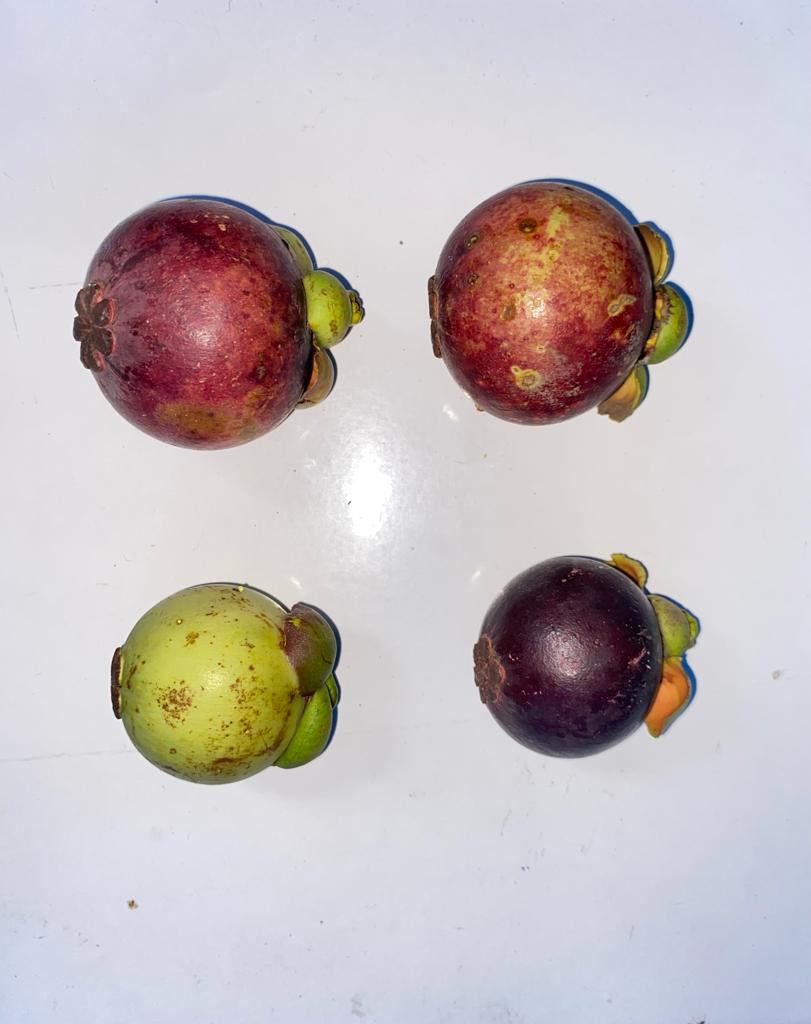
#> input picture content/pcd/kasus-deteksi/images/sampel11.jpg, 811 x 1024 px
$ jupyter execute TINGKAT_KEMATANGAN.ipynb
#> lines starting #> are read from the running program, lines starting #| are printed output that depends on the picture; after the words box and inside, x2 and y2 are one past the last pixel; in counts of white or black regions, pixels touching at a corner belong together
[cell 1]
# import opencv
import cv2
import numpy as np
import matplotlib.pyplot as plt

img = cv2.imread('images/sampel11.jpg')
#> img is the input picture: shape (1024, 811, 3); mean B, G, R 188.5, 187.2, 196

[cell 2]
plt.imshow(img[:,:,[2,1,0]])
plt.show()

[cell 3]
# Ubah citra ke grayscale
image_gray = cv2.cvtColor(img, cv2.COLOR_BGR2GRAY)
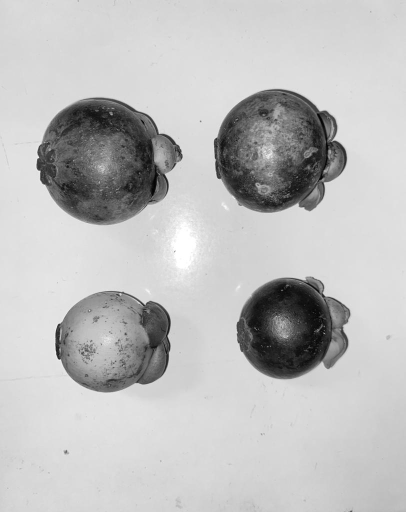
#> image_gray: shape (1024, 811) (shown at 1/2 size); min 0, max 255, mean 190

[cell 4]
# Menentukan Otsu Treshold
otsu_threshold, image_otsu = cv2.threshold(
    image_gray, 120, 255, cv2.THRESH_BINARY + cv2.THRESH_OTSU
)
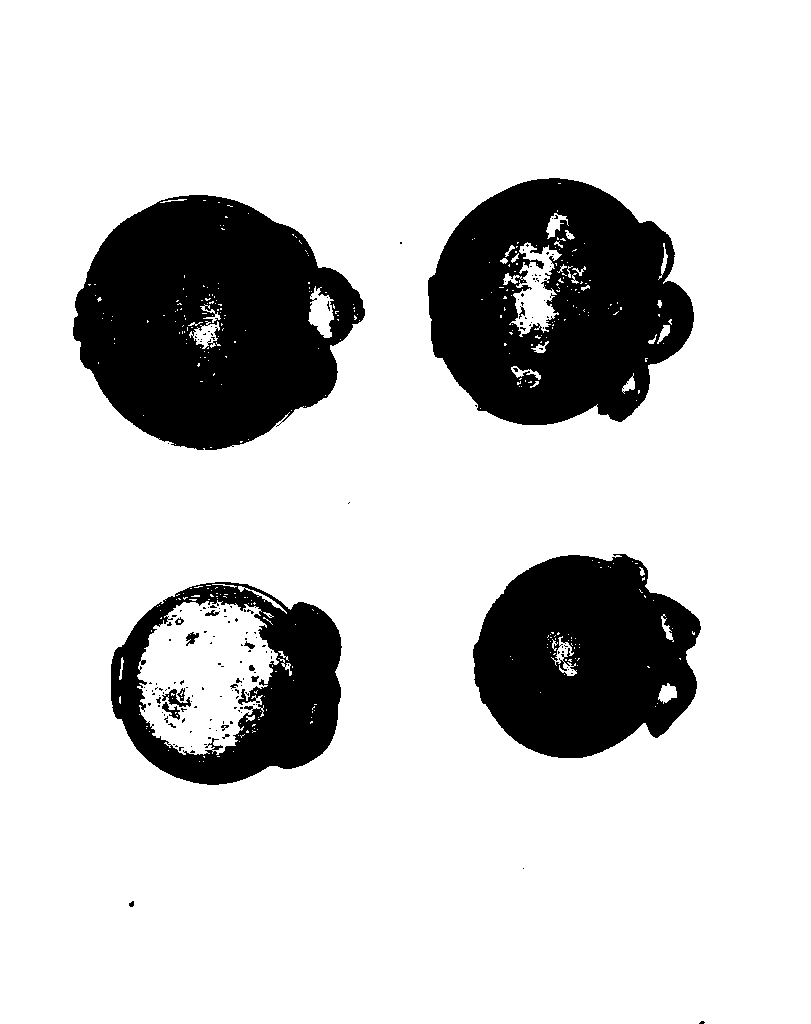
#> image_otsu: shape (1024, 811); 81.5% white; 164 black regions (147 under 20 px), largest, box (x1, y1, x2, y2) and area: (73, 195, 365, 450) 51628, (428, 178, 694, 425) 45403, (473, 554, 701, 758) 34271
#> otsu_threshold = 147

# img[image_otsu == 0] = (0, 0, 0)

# Denoising Otsu
image_otsu_clean = cv2.fastNlMeansDenoising(image_otsu, None,150, 7, 21)

# Gaussian Blur
blur = cv2.GaussianBlur(image_otsu_clean, (11, 11), 0)

# Deteksi Tepi - Canny
canny = cv2.Canny(blur, 30, 150, 3)
#> canny: shape (1024, 811); 0.65% white in thin lines or dots, all inside (x1, y1, x2, y2) = (73, 178, 701, 785)

# Dilasi
dilated = cv2.dilate(canny, (1, 1), iterations=1)
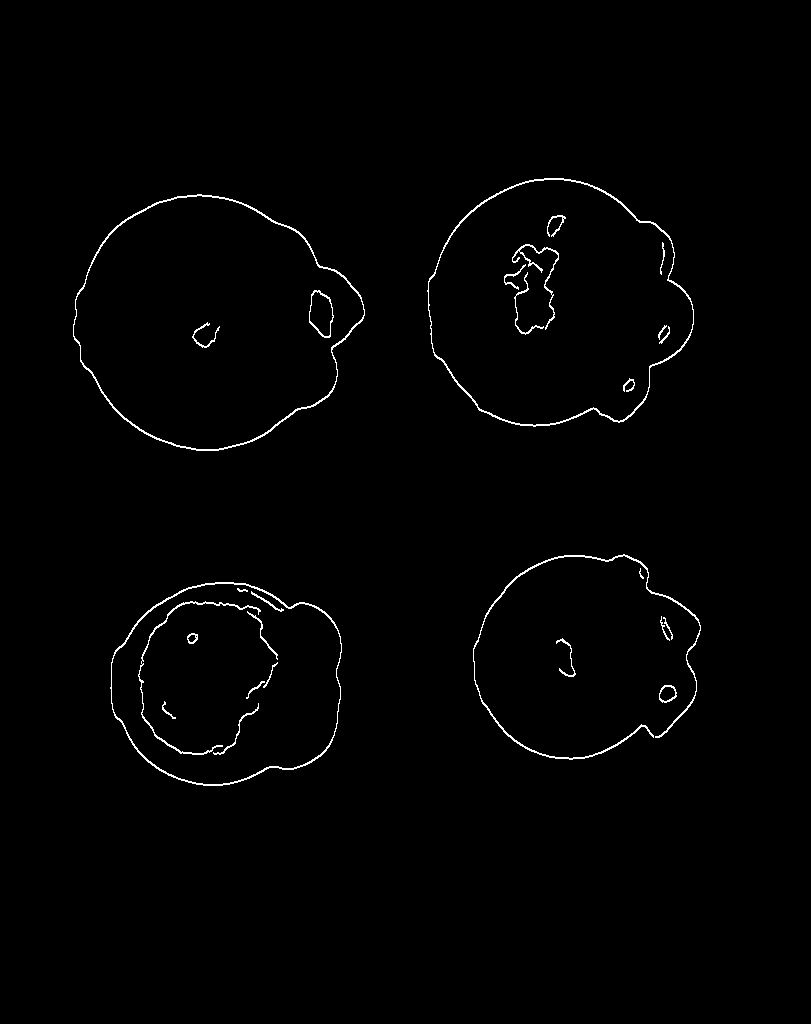
#> dilated: shape (1024, 811); 1% white in thin lines or dots, all inside (x1, y1, x2, y2) = (73, 178, 701, 786)

# Count
(cnt, hierarchy) = cv2.findContours(
dilated.copy(), cv2.RETR_EXTERNAL, cv2.CHAIN_APPROX_NONE)
#> cnt = 9 contours, 3 with area under 20; largest, box (x1, y1, x2, y2) and area: (73, 194, 365, 451) 53720, (427, 178, 694, 427) 49892, (110, 582, 342, 786) 37394, (473, 554, 701, 760) 688, (659, 685, 677, 703) 227, (556, 638, 576, 677) 54
rgb = cv2.cvtColor(image_otsu, cv2.COLOR_BGR2RGB)
data = cv2.drawContours(rgb, cnt, -1, (0, 255, 0), 5)
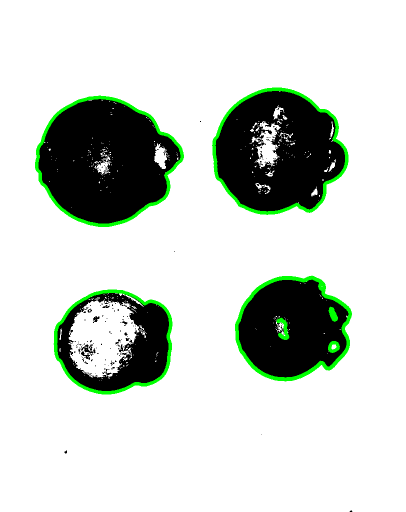
#> data: shape (1024, 811, 3) (shown at 1/2 size); mean R, G, B 204, 210.9, 204

# Tampilkan semua langkah dalam prosesnya
plt.figure(figsize=(15, 10))
plt.subplot(2, 4, 1), plt.imshow(cv2.cvtColor(img, cv2.COLOR_BGR2RGB)), plt.title('Original Image')
plt.subplot(2, 4, 2), plt.imshow(image_gray, cmap='gray'), plt.title('Grayscale Image')
plt.subplot(2, 4, 3), plt.imshow(image_otsu, cmap='gray'), plt.title(f'Otsu Threshold (Threshold={otsu_threshold})')
plt.subplot(2, 4, 4), plt.imshow(image_otsu_clean, cmap='gray'), plt.title('Denoising Otsu')
plt.subplot(2, 4, 5), plt.imshow(blur, cmap='gray'), plt.title('Gaussian Blur')
plt.subplot(2, 4, 6), plt.imshow(canny, cmap='gray'), plt.title('Canny Edge Detection')
plt.subplot(2, 4, 7), plt.imshow(dilated, cmap='gray'), plt.title('Dilated Image')
plt.subplot(2, 4, 8), plt.imshow(rgb), plt.title(f'Ditemukan({len(cnt)} Manggis)')
plt.show()

# Deteksi jumlah buah

[cell 5]
len(cnt)
#> Out = 9

[cell 6]
imgg = cv2.imread('images/sampel11.jpg')
rgbb = cv2.cvtColor(imgg, cv2.COLOR_BGR2RGB)
cv2.drawContours(rgbb, cnt, -1, (0, 255, 0), 5)
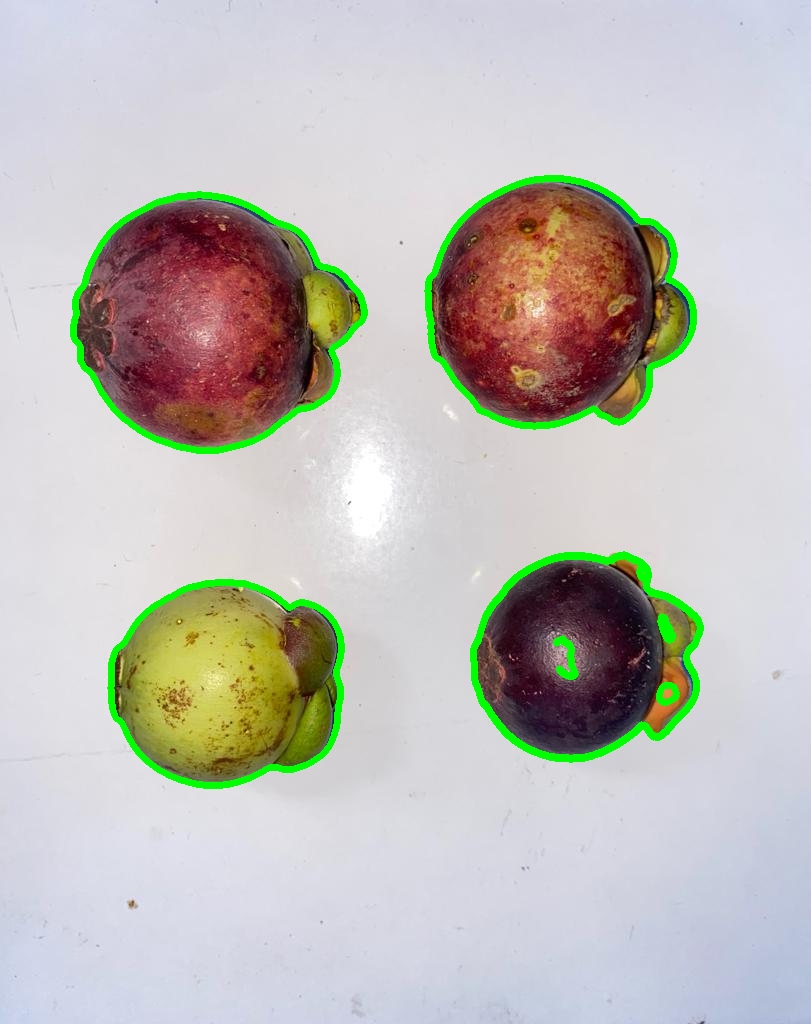
#> rgbb: shape (1024, 811, 3); mean R, G, B 191.6, 189.9, 184.4

plt.imshow(rgbb)
plt.show()

# Fungsi deteksi Kematangan

[cell 7]
def detect_maturity(img,i):
    # Konversi ke mode warna HSV
    hsv = cv2.cvtColor(img, cv2.COLOR_BGR2HSV)

    # Tentukan rentang warna untuk setiap tingkat kematangan

    # Matang
    lower_matang = np.array([0, 53, 53])
    upper_matang = np.array([179, 255, 90])

    # Setengah Matang
    lower_setengah_matang = np.array([5, 120, 45])
    upper_setengah_matang = np.array([16, 255, 255])

    # Mentah
    lower_mentah = np.array([16, 70, 50])
    upper_mentah = np.array([30, 255, 255])

    # Buat mask untuk setiap rentang warna
    mask_matang = cv2.inRange(hsv, lower_matang, upper_matang)
    mask_setengah_matang = cv2.inRange(hsv, lower_setengah_matang, upper_setengah_matang)
    mask_mentah = cv2.inRange(hsv, lower_mentah, upper_mentah)

    # Hitung persentase area warna dominan
    total_pixels = np.prod(img.shape[:2])
    matang_pixels = cv2.countNonZero(mask_matang)
    setengah_matang_pixels = cv2.countNonZero(mask_setengah_matang)
    mentah_pixels = cv2.countNonZero(mask_mentah)

    matang_percentage = (matang_pixels / total_pixels) * 100
    setengah_matang_percentage = (setengah_matang_pixels / total_pixels) * 100
    mentah_percentage = (mentah_pixels / total_pixels) * 100

    # Tentukan tingkat kematangan berdasarkan persentase tertinggi
    maturity_level = "Mentah"
    if matang_percentage > setengah_matang_percentage and matang_percentage > mentah_percentage:
        maturity_level = "Matang"
    elif setengah_matang_percentage > matang_percentage and setengah_matang_percentage > mentah_percentage:
        maturity_level = "Setengah Matang"

    # Tampilkan hasil dengan teks berwarna hitam
    cv2.putText(img, maturity_level, (10, 50), cv2.FONT_HERSHEY_SIMPLEX, 1, (0, 0, 0), 2, cv2.LINE_AA)

    # Tampilkan citra asli
    plt.figure(figsize=(15, 10))
    plt.subplot(2, 4, 8), plt.imshow(img[:,:,[2,1,0]]), plt.title(f'Fruit {i + 1}')
    plt.show()

# Crop & Deteksi Tingkat Kematangan

[cell 8]
# Tampilkan hasil secara terpisah dengan ukuran buah manggis
for i, contour in enumerate(cnt):
    # Hitung luas kontur
    area = cv2.contourArea(contour)

    # Tentukan batasan ukuran buah manggis
    min_area = 500  # Sesuaikan dengan ukuran yang diinginkan

    if area > min_area:
        # Dapatkan kotak pembatas untuk setiap objek
        x, y, w, h = cv2.boundingRect(contour)

        # Potong dan tampilkan setiap objek
        fruit = imgg[y:y+h, x:x+w]
        # Tampilkan semua langkah dalam prosesnya
#         plt.figure(figsize=(15, 10))
#         plt.subplot(2, 4, 8), plt.imshow(fruit[:,:,[2,1,0]]), plt.title(f'Fruit {i + 1}')
#         plt.show()

        detect_maturity(fruit,i)
#> this loop made 9 passes
#> (area, x, y, w, h, total_pixels in detect_maturity, matang_pixels in detect_maturity, setengah_matang_pixels in detect_maturity) on passes 5, 7, 8, 9: (37393.5, 110, 582, 232, 204, 47328, 3298, 929), (687.5, 473, 554, 228, 206, 46968, 10387, 1971), (53720, 73, 194, 292, 257, 75044, 7822, 3621), (49892.5, 427, 178, 267, 249, 66483, 6942, 17368)
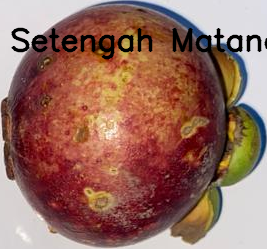
#> fruit: shape (249, 267, 3); mean B, G, R 94.7, 107.2, 150.2

$ run again, with content/pcd/kasus-deteksi/images/sampel10.jpg copied over content/pcd/kasus-deteksi/images/sampel11.jpg
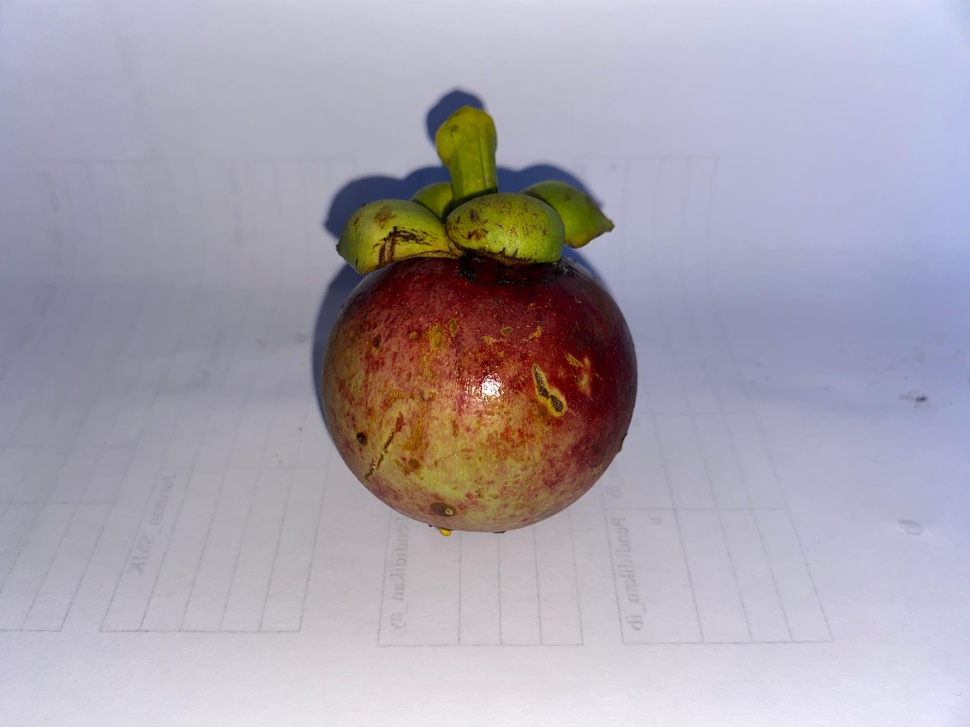
#> input picture content/pcd/kasus-deteksi/images/sampel10.jpg, 970 x 727 px, shrunk from 4032 x 3024 before the run
#> img is the input picture: shape (727, 970, 3); mean B, G, R 174.1, 163, 169
#> `otsu_threshold, image_otsu = cv2.threshold( image_gray, 120, 255, cv2...`:
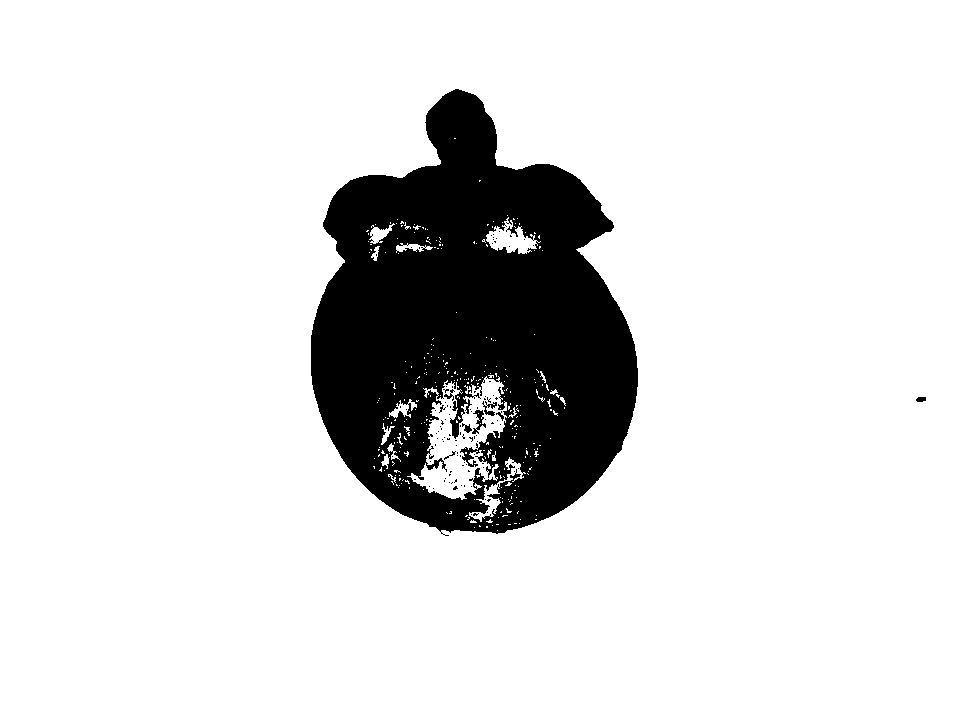
#> image_otsu: shape (727, 970); 86.8% white; 105 black regions (97 under 20 px), largest, box (x1, y1, x2, y2) and area: (311, 89, 638, 536) 92578, (472, 410, 486, 434) 134, (482, 401, 497, 416) 94
#> otsu_threshold = 125
#> canny: shape (727, 970); 0.36% white in thin lines or dots, all inside (x1, y1, x2, y2) = (310, 89, 638, 534)
#> dilated: shape (727, 970); 0.55% white in thin lines or dots, all inside (x1, y1, x2, y2) = (310, 89, 638, 535)
#> cnt = 1 contour; box (x1, y1, x2, y2) and area: (310, 89, 638, 535) 102851
#> Out = 1
#> rgbb: shape (727, 970, 3); mean R, G, B 167.4, 164.6, 172.4
#> the loop `for i, contour in enumerate(cnt):` made 1 pass
#> (area, min_area, x, y, w, h, lower_matang in detect_maturity, upper_matang in detect_maturity) on pass 1: (102851, 500, 310, 89, 328, 446, [0, 53, 53], [179, 255, 90])
#> after the loop `for i, contour in enumerate(cnt):`:
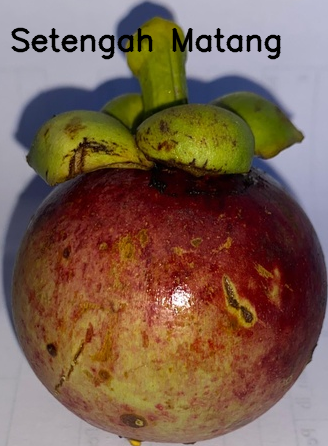
#> fruit: shape (446, 328, 3); mean B, G, R 80.2, 96.6, 122.8

$ run again, with content/pcd/kasus-deteksi/images/sampel9.jpg copied over content/pcd/kasus-deteksi/images/sampel11.jpg
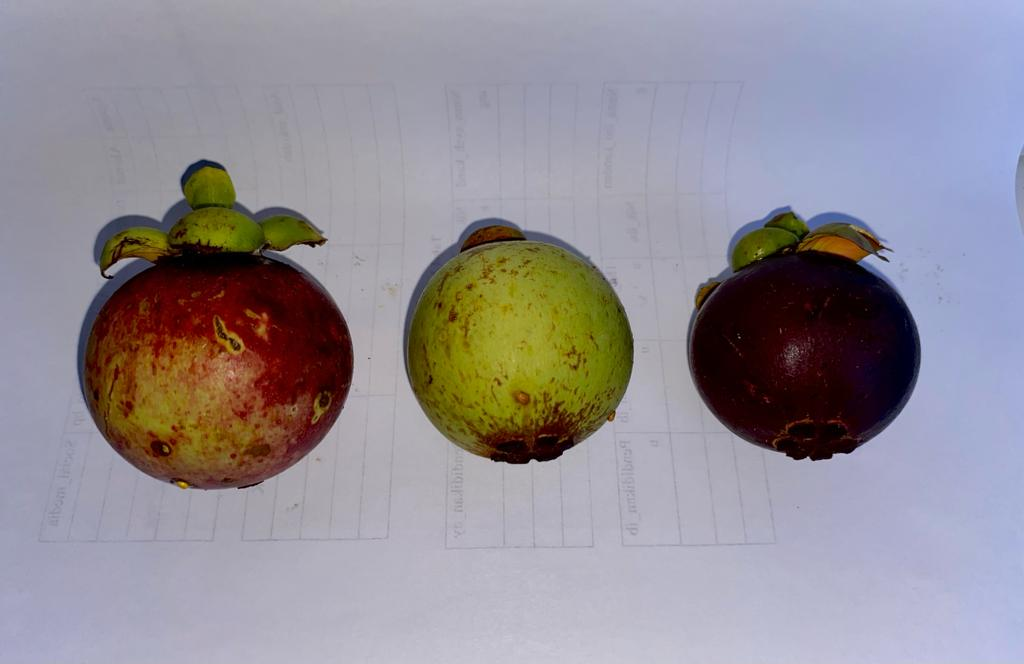
#> input picture content/pcd/kasus-deteksi/images/sampel9.jpg, 1024 x 664 px
#> img is the input picture: shape (664, 1024, 3); mean B, G, R 149.2, 141.4, 146.4
#> `otsu_threshold, image_otsu = cv2.threshold( image_gray, 120, 255, cv2...`:
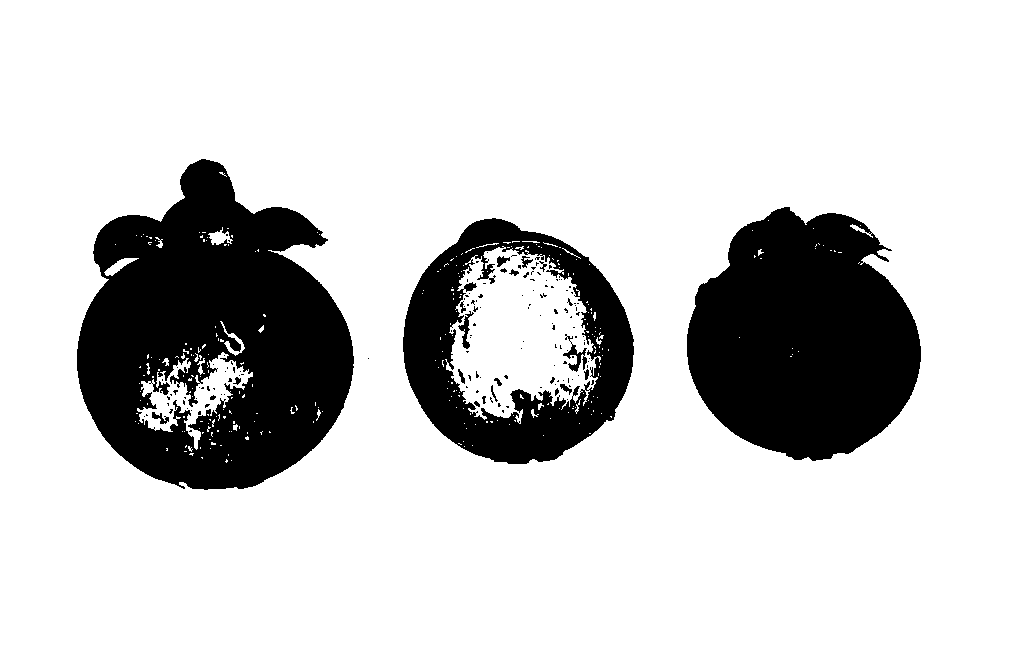
#> image_otsu: shape (664, 1024); 81% white; 150 black regions (128 under 20 px), largest, box (x1, y1, x2, y2) and area: (77, 159, 354, 490) 59545, (687, 207, 921, 461) 43820, (403, 218, 634, 464) 24143
#> otsu_threshold = 106
#> canny: shape (664, 1024); 0.69% white in thin lines or dots, all inside (x1, y1, x2, y2) = (76, 159, 921, 490)
#> dilated: shape (664, 1024); 1.1% white in thin lines or dots, all inside (x1, y1, x2, y2) = (76, 159, 921, 491)
#> cnt = 13 contours, 1 with area under 20; largest, box (x1, y1, x2, y2) and area: (686, 207, 921, 462) 44230, (402, 218, 634, 465) 42980, (76, 159, 354, 491) 1056, (169, 352, 252, 417) 241, (210, 231, 230, 245) 186
#> Out = 13
#> rgbb: shape (664, 1024, 3); mean R, G, B 142.4, 146.3, 145.6
#> the loop `for i, contour in enumerate(cnt):` made 13 passes
#> (area, x, y, w, h, total_pixels in detect_maturity, matang_pixels in detect_maturity, setengah_matang_pixels in detect_maturity) on passes 11 to 13: (42979.5, 402, 218, 232, 247, 57304, 7536, 1864), (44230.5, 686, 207, 235, 255, 59925, 4990, 848), (1056, 76, 159, 278, 332, 92296, 21503, 16728)
#> after the loop `for i, contour in enumerate(cnt):`:
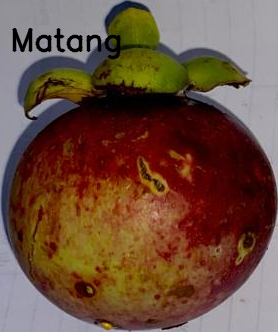
#> fruit: shape (332, 278, 3); mean B, G, R 61.5, 78.3, 108.9
